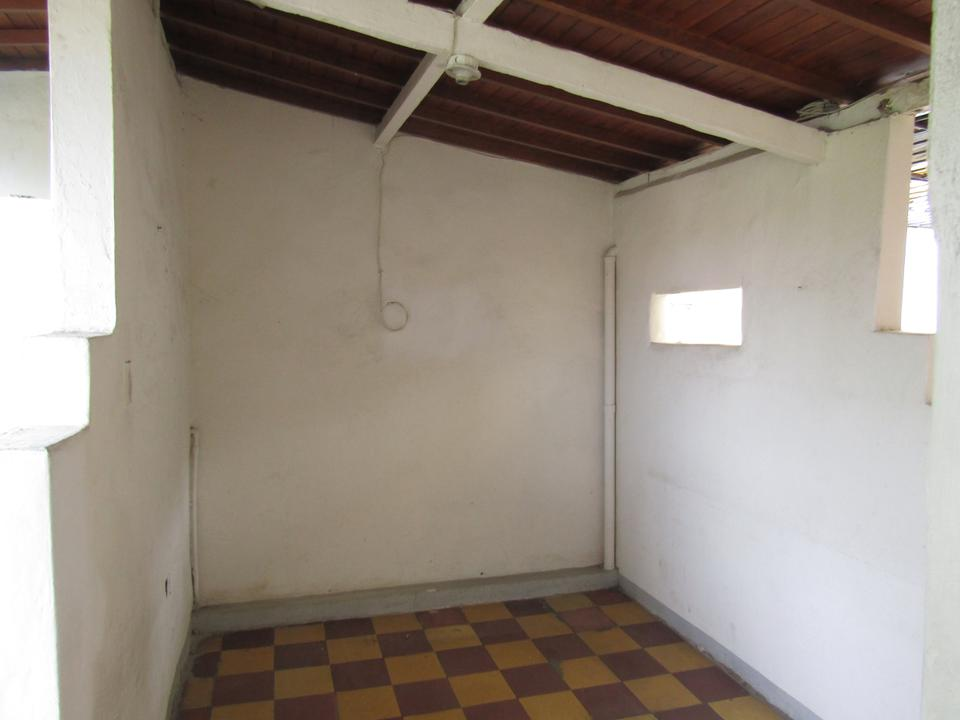
#> input picture images/original/imagen720.jpg, 960 x 720 px
$ python resize_watermark_image.py   (older library calls are emulated)
#> lines starting #> are read from the running program, lines starting #| are printed output that depends on the picture; pictures that were not available may be replaced by others from this repository, and a replacement may not be noted
from PIL import Image


def create_watermark(image_path, final_image_path, watermark):
#> called with image_path = 'images/original/imagen720.jpg', final_image_path = 'images/generated_image.jpg', watermark = 'images/watermark/logo720.png'
    main = Image.open(image_path)
#> main is the input picture: PIL image 960x720 RGB; mean R, G, B 151.2, 141.2, 130.8
    mark = Image.open(watermark)
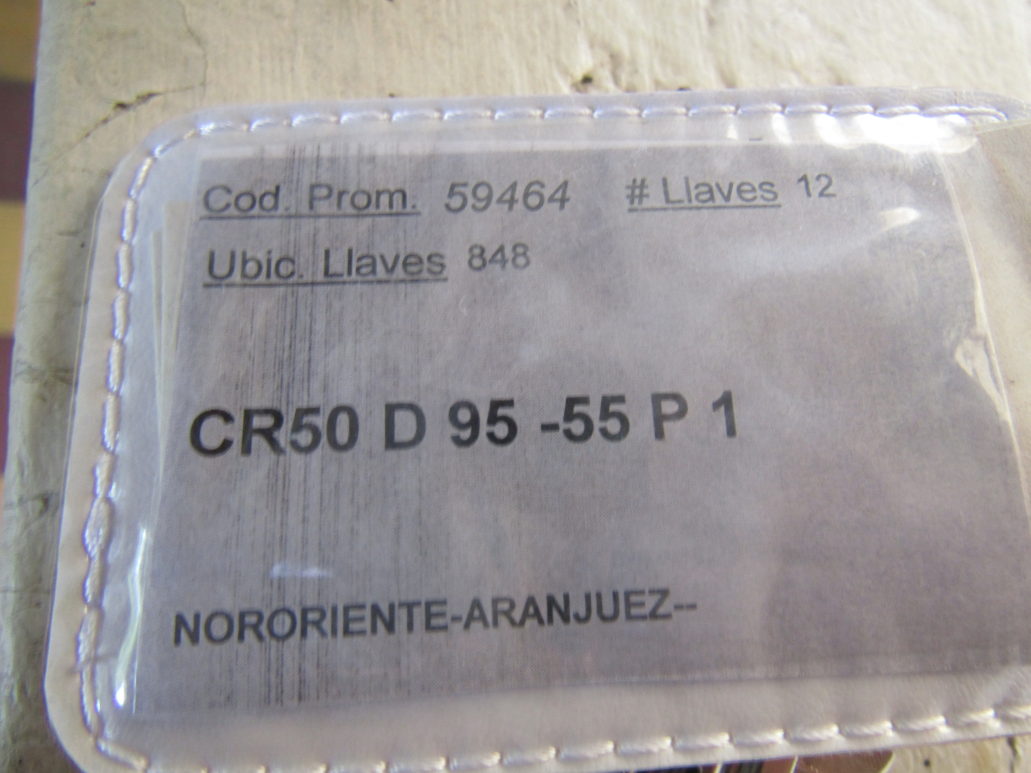
#> input picture images/original/imagen1.JPG, 5152 x 3864 px, given in place of logo720.png, which was not available (shown at 1/5 size)
#> mark is the input picture: PIL image 5152x3864 RGB; mean R, G, B 158.5, 154.9, 155.8

    mask = mark.convert('L').point(lambda x: min(x, 25))
    mark.putalpha(mask)
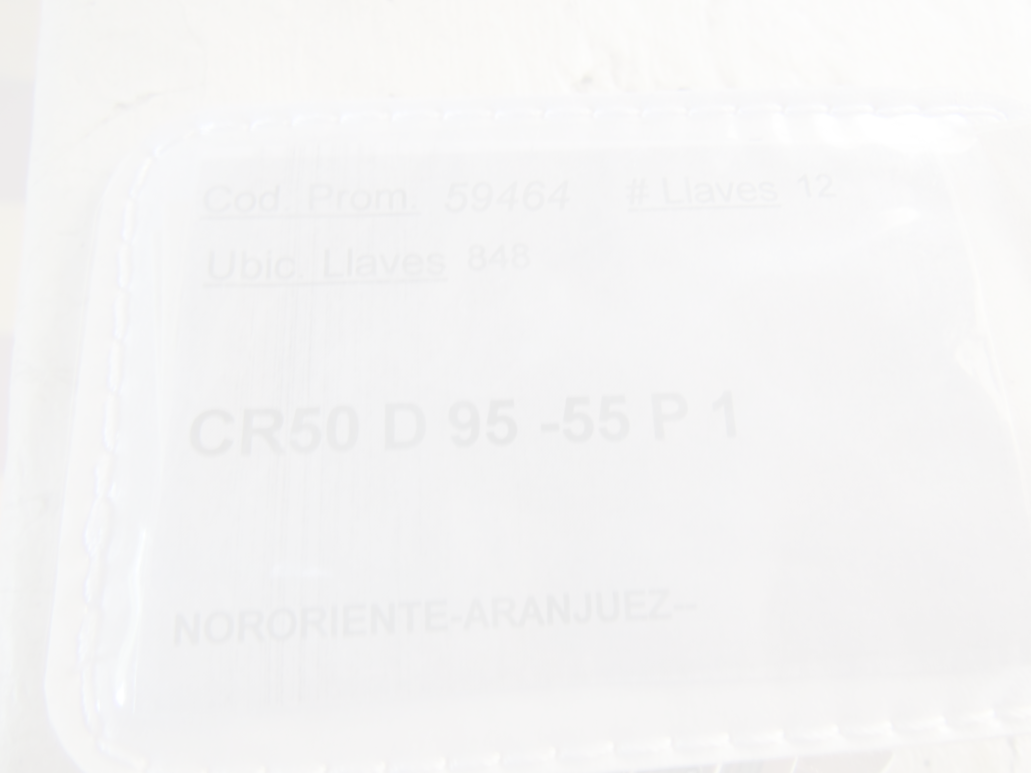
#> mark: PIL image 5152x3864 RGBA (shown at 1/5 size); mean R, G, B, A 158.5, 154.9, 155.8, 25; transparent parts drawn white

    mark_width, mark_height = mark.size
#> mark_width = 5152; mark_height = 3864
    main_width, main_height = main.size
#> main_width = 960; main_height = 720
    new_mark_width = main_width * 1
#> new_mark_width = 960
    mark.thumbnail((new_mark_width, new_mark_width), Image.ANTIALIAS)
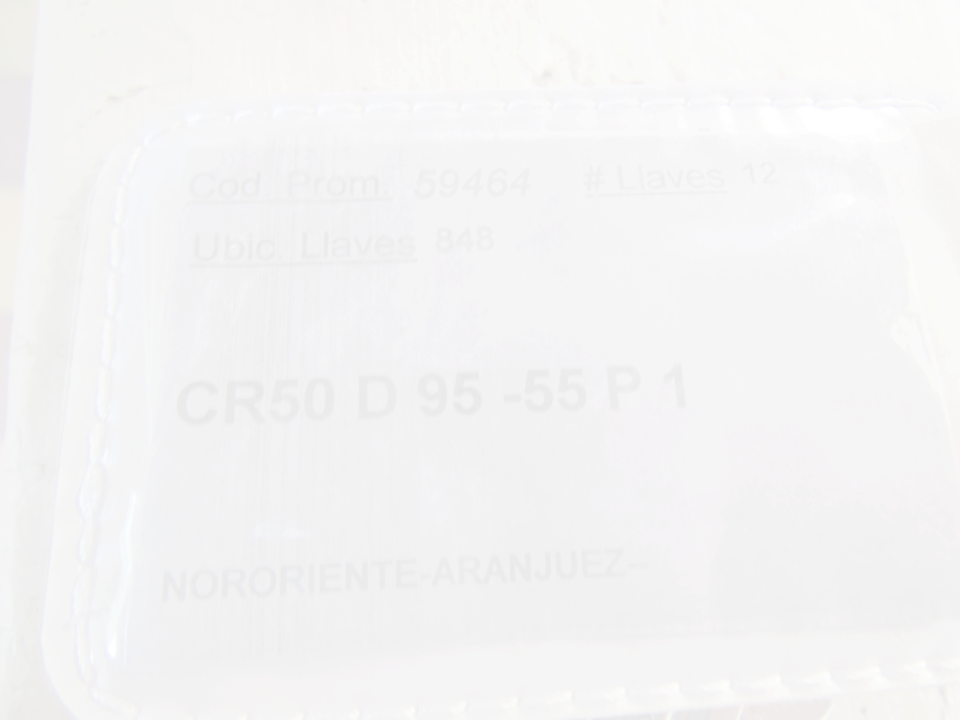
#> mark: PIL image 960x720 RGBA; mean R, G, B, A 158.1, 154.6, 155.4, 25; transparent parts drawn white

    tmp_img = Image.new('RGB', main.size)
#> tmp_img: PIL image 960x720 RGB; every value is 0

    for i in range(0, tmp_img.size[0], mark.size[0]):
        for j in range(0, tmp_img.size[1], mark.size[1]):
            main.paste(mark, (i, j), mark)
            main.thumbnail((8000, 8000), Image.ANTIALIAS)
            main.save(final_image_path, quality=100)

if __name__ == '__main__':
    create_watermark('images/original/imagen720.jpg',
                     'images/generated_image.jpg',
                     'images/watermark/logo720.png')
